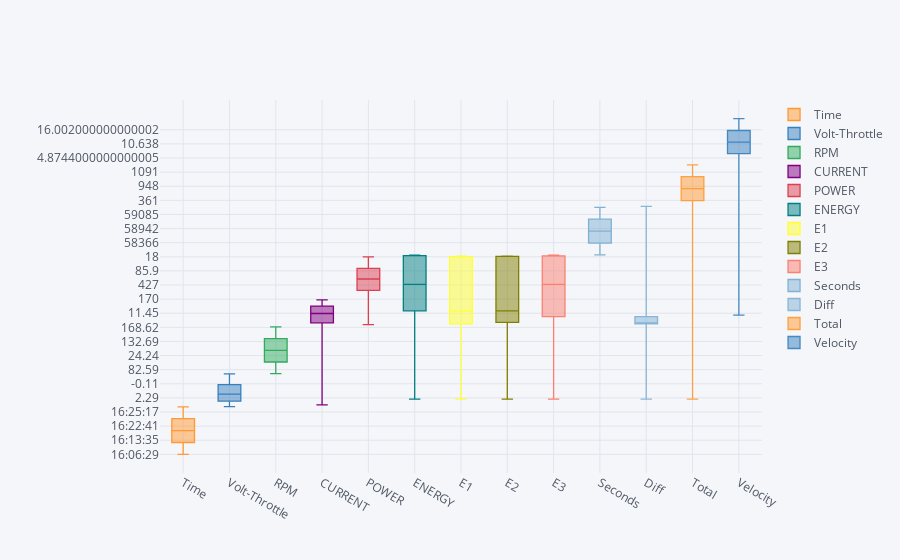

Notebook cell for this chart:
### Code cell
data.iplot(x = 'Total', y = 'Velocity', kind = 'box')

### Figure 1 — Plotly figure (JSON) as saved in the notebook; plotly's stock layout.template omitted (floating-point values rounded to 4 significant figures; data arrays with more than 128 entries replaced by an {"elided": "..."} marker saying what was removed)
{"data": [{"boxpoints": false, "line": {"width": 1.3}, "marker": {"color": "rgba(255, 153, 51, 1.0)"}, "name": "Time", "orientation": "v", "type": "box", "y": {"elided": "274 str values"}}, {"boxpoints": false, "line": {"width": 1.3}, "marker": {"color": "rgba(55, 128, 191, 1.0)"}, "name": "Volt-Throttle", "orientation": "v", "type": "box", "y": {"elided": "274 float values"}}, {"boxpoints": false, "line": {"width": 1.3}, "marker": {"color": "rgba(50, 171, 96, 1.0)"}, "name": "RPM", "orientation": "v", "type": "box", "y": {"elided": "274 float values"}}, {"boxpoints": false, "line": {"width": 1.3}, "marker": {"color": "rgba(128, 0, 128, 1.0)"}, "name": "CURRENT ", "orientation": "v", "type": "box", "y": {"elided": "274 float values"}}, {"boxpoints": false, "line": {"width": 1.3}, "marker": {"color": "rgba(219, 64, 82, 1.0)"}, "name": "POWER ", "orientation": "v", "type": "box", "y": {"elided": "274 float values"}}, {"boxpoints": false, "line": {"width": 1.3}, "marker": {"color": "rgba(0, 128, 128, 1.0)"}, "name": "ENERGY", "orientation": "v", "type": "box", "y": {"elided": "274 int values"}}, {"boxpoints": false, "line": {"width": 1.3}, "marker": {"color": "rgba(255, 255, 51, 1.0)"}, "name": "E1", "orientation": "v", "type": "box", "y": {"elided": "274 int values"}}, {"boxpoints": false, "line": {"width": 1.3}, "marker": {"color": "rgba(128, 128, 0, 1.0)"}, "name": "E2", "orientation": "v", "type": "box", "y": {"elided": "274 int values"}}, {"boxpoints": false, "line": {"width": 1.3}, "marker": {"color": "rgba(251, 128, 114, 1.0)"}, "name": "E3", "orientation": "v", "type": "box", "y": {"elided": "274 int values"}}, {"boxpoints": false, "line": {"width": 1.3}, "marker": {"color": "rgba(128, 177, 211, 1.0)"}, "name": "Seconds", "orientation": "v", "type": "box", "y": {"elided": "274 int values"}}, {"boxpoints": false, "line": {"width": 1.3}, "marker": {"color": "rgba(128, 177, 211, 0.8999999999999999)"}, "name": "Diff", "orientation": "v", "type": "box", "y": {"elided": "274 int values"}}, {"boxpoints": false, "line": {"width": 1.3}, "marker": {"color": "rgba(255, 153, 51, 0.8999999999999999)"}, "name": "Total", "orientation": "v", "type": "box", "y": {"elided": "274 int values"}}, {"boxpoints": false, "line": {"width": 1.3}, "marker": {"color": "rgba(55, 128, 191, 0.8999999999999999)"}, "name": "Velocity", "orientation": "v", "type": "box", "y": {"elided": "274 float values"}}], "layout": {"legend": {"bgcolor": "#F5F6F9", "font": {"color": "#4D5663"}}, "paper_bgcolor": "#F5F6F9", "plot_bgcolor": "#F5F6F9", "title": {"font": {"color": "#4D5663"}}, "xaxis": {"gridcolor": "#E1E5ED", "showgrid": true, "tickfont": {"color": "#4D5663"}, "title": {"font": {"color": "#4D5663"}, "text": ""}, "zerolinecolor": "#E1E5ED"}, "yaxis": {"gridcolor": "#E1E5ED", "showgrid": true, "tickfont": {"color": "#4D5663"}, "title": {"font": {"color": "#4D5663"}, "text": ""}, "zerolinecolor": "#E1E5ED"}}}
